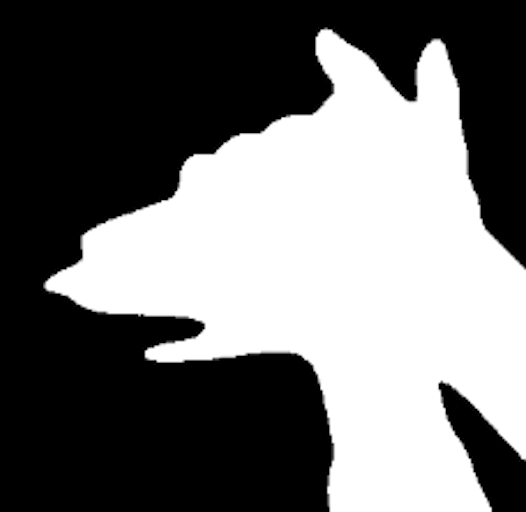
#> input picture deploy/stage2_11_07/mask_dog526w512h.png, 526 x 512 px
$ python get_hand_video_camera_v2_release.py
#> lines starting #> are read from the running program, lines starting #| are printed output that depends on the picture; after the words box and inside, x2 and y2 are one past the last pixel; in counts of white or black regions, pixels touching at a corner belong together
import numpy as np
import cv2 as cv
import time
import socket
from datetime import datetime

def skinmask(img):
    hsvim = cv.cvtColor(img, cv.COLOR_BGR2HSV)
    lower = np.array([0, 48, 80], dtype="uint8")
    upper = np.array([20, 255, 255], dtype="uint8")
    skinRegionHSV = cv.inRange(hsvim, lower, upper)
    blurred = cv.blur(skinRegionHSV, (2, 2))
    ret, thresh = cv.threshold(blurred, 0, 255, cv.THRESH_BINARY)
    return thresh

def getcnthull(mask_img):
    contours, hierarchy = cv.findContours(mask_img, cv.RETR_TREE, cv.CHAIN_APPROX_SIMPLE)
    if contours:
        contours = max(contours, key=lambda x: cv.contourArea(x))
        hull = cv.convexHull(contours)
        return contours, hull
    else:
        return None, None

def getdefects(contours):
    hull = cv.convexHull(contours, returnPoints=False)
    defects = cv.convexityDefects(contours, hull)
    return defects

def overlay_foreground_on_left(img, mask_img, template_mask):
    foreground = cv.bitwise_and(img, img, mask=mask_img)
    white_background = np.ones_like(foreground) * 255
    foreground_with_white_bg = np.where(foreground == 0, white_background, foreground)
    template_mask_resized = cv.resize(template_mask, (foreground_with_white_bg.shape[1], foreground_with_white_bg.shape[0]))
    foreground_with_white_bg[:, :] = [0, 255, 0]
    result_on_template = np.where(mask_img[:, :, np.newaxis] == 255, foreground_with_white_bg, template_mask_resized)
    height, width, _ = img.shape
    new_width = width * 2
    canvas = np.ones((height, new_width, 3), dtype=np.uint8) * 255
    canvas[:, :width] = result_on_template
    canvas[:, width:] = img
    return canvas

def count_fingers(contours):
    defects = getdefects(contours)
    if defects is not None:
        cnt = 0
        for i in range(defects.shape[0]):
            s, e, f, d = defects[i][0]
            start = tuple(contours[s][0])
            end = tuple(contours[e][0])
            far = tuple(contours[f][0])
            a = np.sqrt((end[0] - start[0]) ** 2 + (end[1] - start[1]) ** 2)
            b = np.sqrt((far[0] - start[0]) ** 2 + (far[1] - start[1]) ** 2)
            c = np.sqrt((end[0] - far[0]) ** 2 + (end[1] - far[1]) ** 2)
            angle = np.arccos((b ** 2 + c ** 2 - a ** 2) / (2 * b * c))
            if angle <= np.pi / 2:
                cnt += 1
                cv.circle(img, far, 4, [0, 0, 255], -1)
        if cnt > 0:
            cnt = cnt + 1

def compare_contours(template_contours, contours):
    ret = cv.matchShapes(template_contours, contours, cv.CONTOURS_MATCH_I1, 0.0)
    similarity = max(0, 100 - ret * 100) + 10
    return similarity

def send_score_to_ip(messege, ip_address, udp_port=9890, max_retries=20):
    udp_socket = socket.socket(socket.AF_INET, socket.SOCK_DGRAM)
    message = str(messege).encode('utf-8')
    server_address = (ip_address, udp_port)
    current_time = datetime.now().strftime('%Y-%m-%d %H:%M:%S')
    print(f'{current_time} - send to {ip_address}  port {udp_port}')
    for i in range(max_retries):
        try:
            udp_socket.sendto(message, server_address)
            current_time = datetime.now().strftime('%Y-%m-%d %H:%M:%S')
            print(f"{current_time} 发送的消息: {message.decode('utf-8')}")
        except Exception as e:
            print(f"发送失败: {e}")
        time.sleep(0.3)
    udp_socket.close()

def main():
    dog_mask = 'mask_dog526w512h.png'
    dog_mask_img = cv.imread(dog_mask, cv.IMREAD_UNCHANGED)
#> dog_mask_img is the input picture: shape (512, 526, 4); mean B, G, R, A 112, 112, 112, 255
    dog_mask_img = np.invert(dog_mask_img)
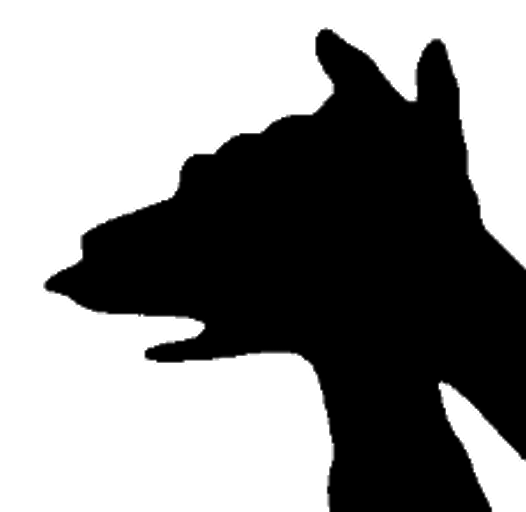
#> dog_mask_img: shape (512, 526, 4); mean B, G, R, A 143, 143, 143, 0
    dog_mask_img = dog_mask_img[:, :, :3]
#> dog_mask_img: shape (512, 526, 3)
    dog_mask_img = cv.resize(dog_mask_img, (1440, 1080))
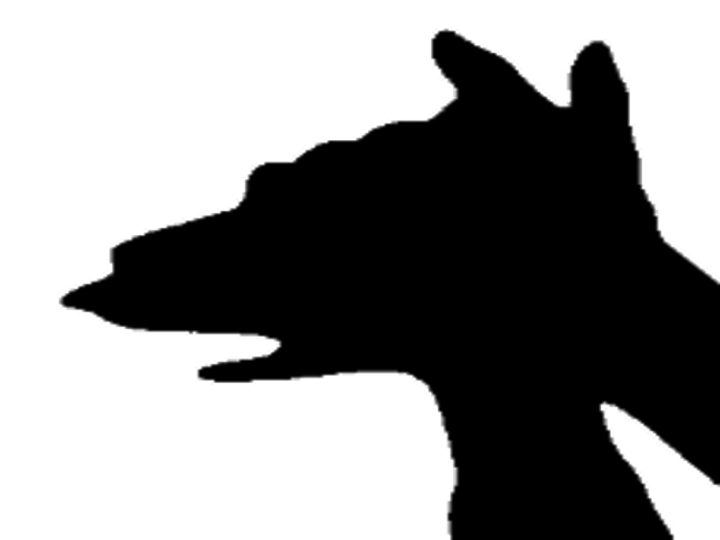
#> dog_mask_img: shape (1080, 1440, 3) (shown at 1/2 size); min 0, max 255, mean 143
    frame_width = 1920
    frame_height = 1080
    mask_height, mask_width = dog_mask_img.shape[:2]
#> mask_height = 1080; mask_width = 1440
    top_padding = (frame_height - mask_height) // 2
#> top_padding = 0
    bottom_padding = frame_height - mask_height - top_padding
#> bottom_padding = 0
    left_padding = (frame_width - mask_width) // 2
#> left_padding = 240
    right_padding = frame_width - mask_width - left_padding
#> right_padding = 240
    dog_mask_resized = cv.copyMakeBorder(dog_mask_img, top_padding, bottom_padding, left_padding, right_padding,
                                         borderType=cv.BORDER_CONSTANT, value=[255, 255, 255])
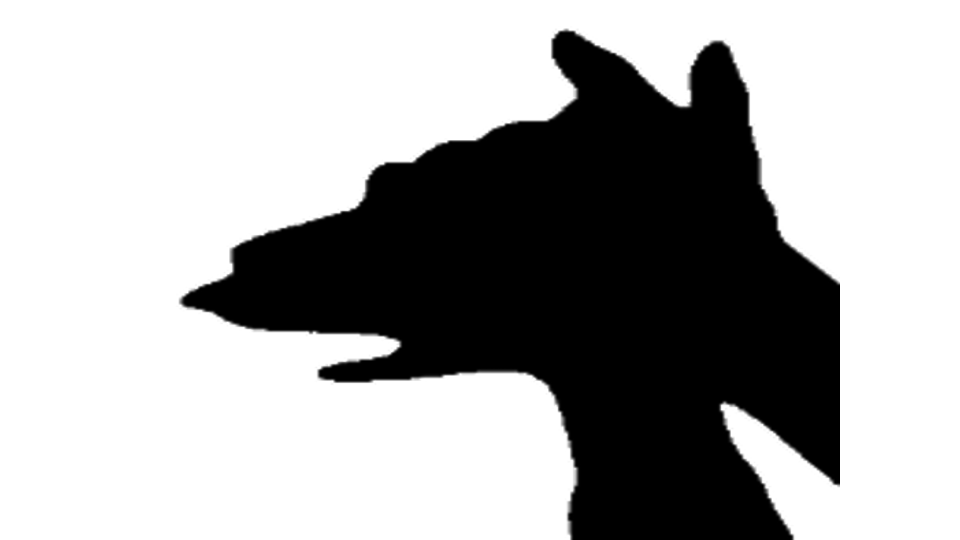
#> dog_mask_resized: shape (1080, 1920, 3) (shown at 1/2 size); min 0, max 255, mean 171
    gray_dog_mask_resized = cv.cvtColor(dog_mask_resized, cv.COLOR_BGR2GRAY)
    ret, binary_gray_dog_mask_resized = cv.threshold(gray_dog_mask_resized, 127, 255, cv.THRESH_BINARY)
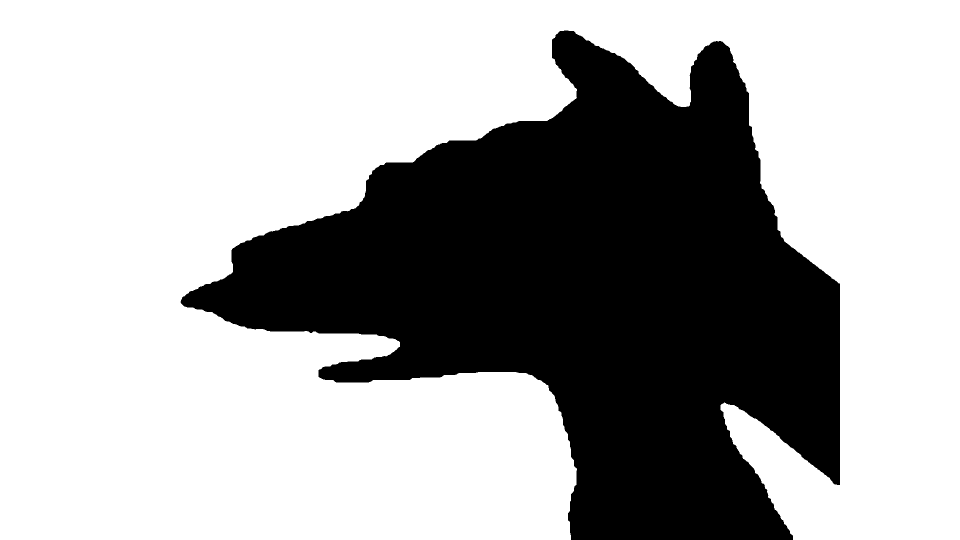
#> binary_gray_dog_mask_resized: shape (1080, 1920) (shown at 1/2 size); 67% white; 1 black region
    template_contours, template_hull = getcnthull(binary_gray_dog_mask_resized)
#> in getcnthull, `contours, hierarchy = cv.findContours(mask_img, cv.RETR_TREE, cv.CHAIN..`: contours = 1 contour; box (x1, y1, x2, y2) and area: (0, 0, 1920, 1080) 1384996
#> in getcnthull, `contours = max(contours, key=lambda x: cv.contourArea(x))`: contours = contour of 1444 points, box (x1, y1, x2, y2) (0, 0, 1920, 1080), area 1384996
#> in getcnthull, `hull = cv.convexHull(contours)`: hull = [[1919, 0], [1919, 1079], [0, 1079], [0, 0]]
#> template_contours has the same summary as contours in getcnthull; template_hull = [[1919, 0], [1919, 1079], [0, 1079], [0, 0]]
    video_name = 'dog.mov'
    source = 0
    cap = cv.VideoCapture(source)
    frame_width = int(cap.get(cv.CAP_PROP_FRAME_WIDTH))
    frame_height = int(cap.get(cv.CAP_PROP_FRAME_HEIGHT))
    fps = int(cap.get(cv.CAP_PROP_FPS))
    out = cv.VideoWriter(f'output_green_{video_name}.avi', cv.VideoWriter_fourcc('M', 'J', 'P', 'G'), fps, (frame_width * 2, frame_height))
    cnt_frams = 0
    cnt_score_ok = 0
    while cap.isOpened():
        ret, img = cap.read()
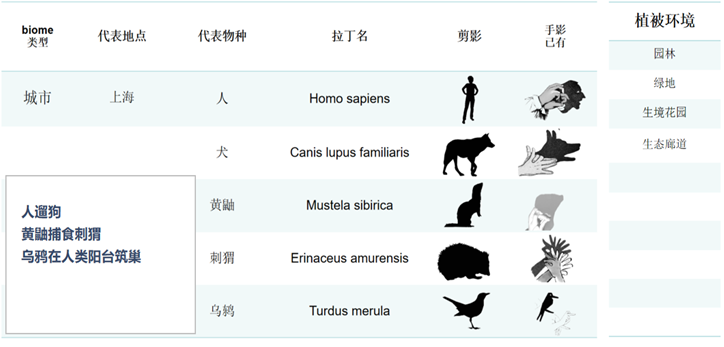
#> input picture deploy/handPoseShadow交付和演示/71728746131_.pic.jpg, 724 x 347 px, given in place of the camera
#> img is the input picture: shape (347, 724, 3); mean B, G, R 241.9, 241.6, 238.4
        cnt_frams += 1
        if cnt_frams % 5 != 0:
            if cnt_frams % 30 == 0:
                print('每5帧检测一次,每30帧打印一次此信息')
            continue
        if not ret:
            break
        try:
            mask_img = skinmask(img)
            contours, hull = getcnthull(mask_img)
            if contours is None:
                continue
            similarity_score = compare_contours(template_contours, contours)
            cv.drawContours(img, [contours], -1, (255, 255, 0), 2)
            result_frame = overlay_foreground_on_left(img, mask_img, dog_mask_resized)
            cv.putText(result_frame, f"Similarity: {similarity_score:.2f}", (50, 100), cv.FONT_HERSHEY_SIMPLEX, 1.5, (255, 122, 125), 3, cv.LINE_AA)
            if similarity_score > 55:
                cnt_score_ok += 1
                if cnt_score_ok > 3:
                    cv.putText(result_frame, "Success", (50, 200), cv.FONT_HERSHEY_SIMPLEX, 1.5, (0, 255, 0), 3, cv.LINE_AA)
                    ip_address = "127.0.0.1"
                    udp_port = 9890
                    print('设置传递到本地的udp server', ip_address)
                    dog_id = '1002'
                    send_score_to_ip(dog_id, ip_address, udp_port)
                    cnt_score_ok = 0
            else:
                cv.putText(result_frame, "Not ok yet.", (50, 200), cv.FONT_HERSHEY_SIMPLEX, 1.5, (0, 0, 255), 3, cv.LINE_AA)
            time.sleep(0.05)
            cv.imshow("img", result_frame)
            out.write(result_frame)
        except Exception as e:
            print(f"Error: {e}")
            pass
        if cv.waitKey(1) & 0xFF == ord('q'):
            break
    cap.release()
    out.release()
    cv.destroyAllWindows()

if __name__ == "__main__":
    main()
